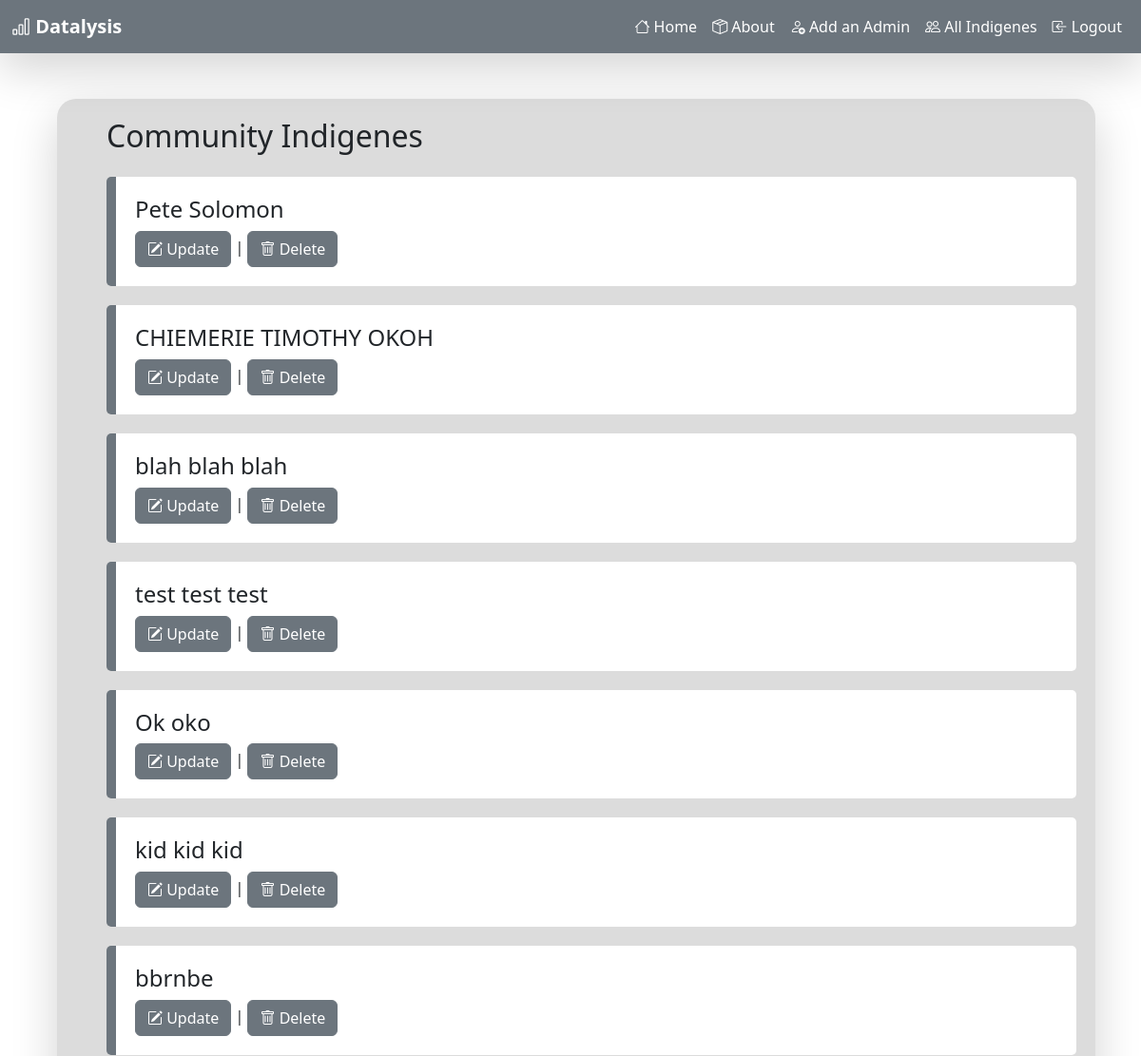
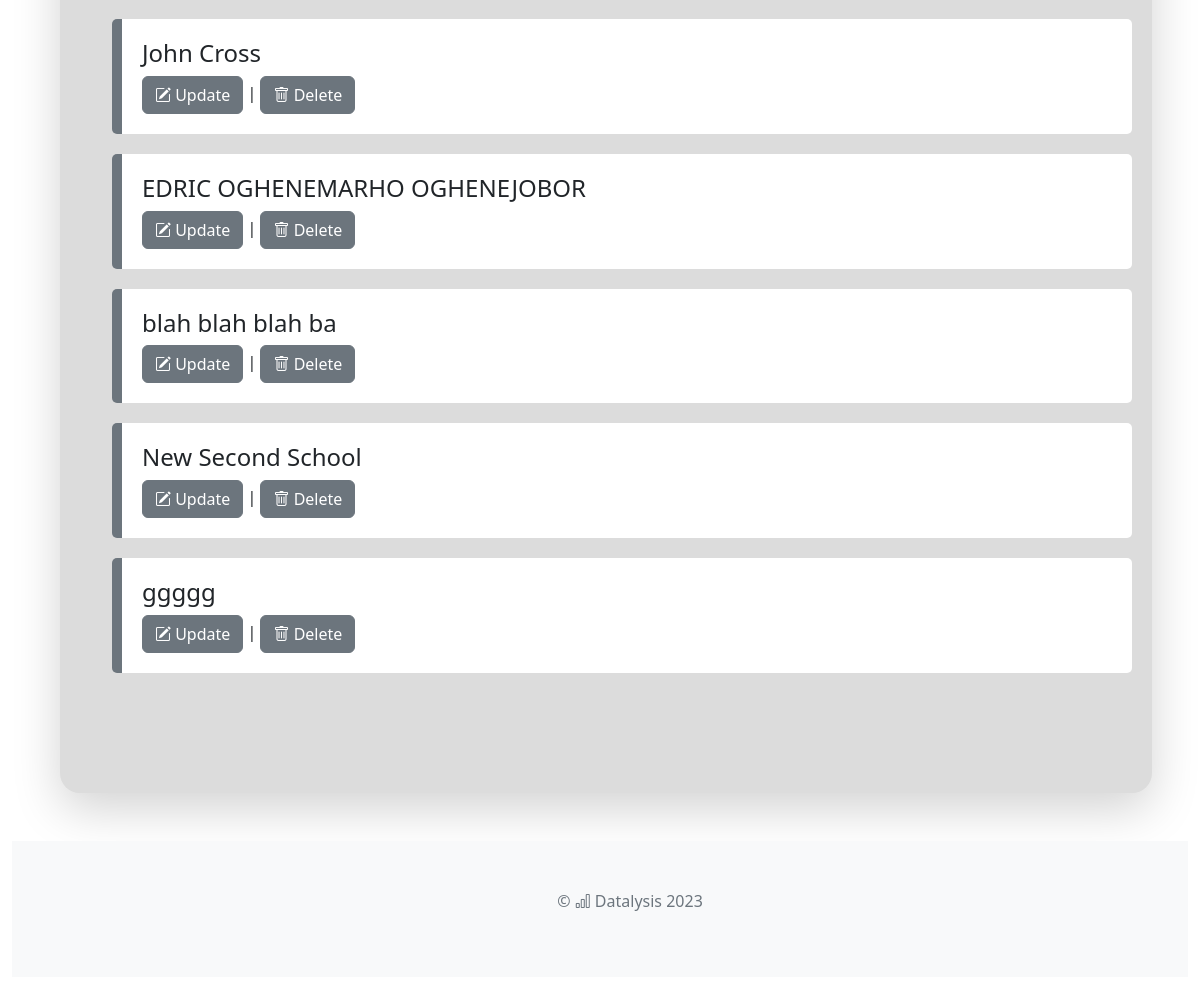
Screenshot of /census/all/ (signed in) with the database file from the repository (2 pictures, top to bottom).
### censusapp/models.py (models this page shows, shortened)
class Indigene(models.Model):
    SEX = [
        ('M', 'Male'),
        ('F', 'Female')
    ]
    full_Name = models.CharField(max_length=264, unique=True)
    date_of_Birth = models.DateField()
    age = models.IntegerField()
    gender = models.CharField(max_length=1, choices=SEX)
    alive = models.BooleanField(default=True)

### censusapp/views.py (the view)
# urls.py: path('all/', views.all_indigene, name='all_indigene'),
@login_required
def all_indigene(request):
    users_exit = check_user()
    indigenes = Indigene.objects.all()
    return render(request, 'temp/all.html', {'indigenes': indigenes, 'users_exist': users_exit})

### censusapp/views.py (called while the page is built)
def check_user():
    users = User.objects.all()
    if len(users) == 0:
        users_exit = False
    else:
        users_exit = True
    return users_exit

### censusapp/templates/temp/all.html
{% extends "temp/base.html" %}
{% block body_block %}
<div class="container my-5">
    <div class="style-2 container-fluid shadow-lg">
        <ul>
            <h2 class="mb-4">Community Indigenes</h2>
            {% for indigene in indigenes %}
                <li class="data pill">
                    <h4>{{ indigene.full_Name }}</h4>
                    <a href="{% url 'censusapp:edit' pk=indigene.pk %}" class="btn btn-secondary"><i class="bi bi-pencil-square"></i> Update</a> |
                    <a href="{% url 'censusapp:delete' pk=indigene.pk %}" class="btn btn-secondary"><i class="bi bi-trash"></i> Delete</a>
                </li>
            {% endfor %}
        </ul>
    </div>
</div>
{% endblock %}

### censusapp/templates/temp/base.html (shortened to what this page needs)
<!DOCTYPE html>
{% load static %}
<html lang="en">
<head>
	<link href="https://cdn.jsdelivr.net/npm/bootstrap@5.3.2/dist/css/bootstrap.min.css" rel="stylesheet">
	<link rel="stylesheet" href="https://cdn.jsdelivr.net/npm/bootstrap-icons@1.11.1/font/bootstrap-icons.css">
	<link rel="stylesheet" href="{% static 'css/styles.css'%}">
</head>
<nav class="navbar navbar-expand-md bg-secondary mb-5 fixed-top shadow-lg">
	<div class="container-fluid">
		<a href="{% url 'censusapp:home' %}" class="navbar-brand">
			<span class="fw-bold text-white">
				<i class="bi bi-bar-chart"></i>
				Datalysis
			</span>
		</a>
		<div class="collapse navbar-collapse justify-content-end align-center" id="main-nav">
			<ul class="navbar-nav">
				<li class="nav-item">
					<a class="nav-link text-white" aria-current="page" href="{% url 'censusapp:home' %}"><i class="bi bi-house"></i> Home</a>
				</li>
				<li class="nav-item">
					<a class="nav-link text-white" href="{% url 'censusapp:about' %}"><i class="bi bi-box-seam"></i> About</a>
				</li>
				{% if user.is_authenticated %}
					<li class="nav-item">
						<a class="nav-link text-white" href="{% url 'censusapp:register' %}"><i class="bi bi-person-add"></i> Add an Admin</a>
					</li>
					<li class="nav-item">
						<a class="nav-link text-white" href="{% url 'censusapp:all_indigene' %}"><i class="bi bi-people"></i> All Indigenes</a>
					</li>
					<li class="nav-item">
						<a class="nav-link text-white" href="{% url 'censusapp:user_logout' %}"><i class="bi bi-box-arrow-in-left"></i> Logout</a>
					</li>
				{% else %}
					<li class="nav-item">
						<a class="nav-link text-white" href="{% url 'censusapp:user_login' %}"><i class="bi bi-box-arrow-in-right"></i> Login</a>
					</li>
				{% endif %}
			</ul>
		</div>
	</div>
</nav>
<body class="container-fluid">
    <section id="body" class="mt-5">
		<div class="container-lg m-4">
			{% block body_block %}
			{% endblock %}
		</div>
	</section>
	<section class="bg-light text-secondary text-center">
		<div class="container-lg m-5 p-5">
			<p>© <i class="bi bi-bar-chart"></i> Datalysis 2023</p>
		</div>
	</section>
</body>
</html>

### censusapp/static/css/styles.css (style rules this page uses)
li { list-style:none; }
.data { padding:5px; }
body { padding-top:56px; }
.style-2 { border-radius:20px; padding: 20px 20px 100px 20px; background-color: gainsboro; }
.pill { border-left: solid 10px #6c757d; border-radius: 5px; padding: 20px; background-color: white; margin-bottom: 20px; }

### rows the page displays
Indigene: full_Name "Pete Solomon"
Indigene: full_Name "CHIEMERIE TIMOTHY OKOH"
Indigene: full_Name "blah blah blah"
Indigene: full_Name "test test test"
Indigene: full_Name "Ok oko"
Indigene: full_Name "kid kid kid"
Indigene: full_Name "bbrnbe"
Indigene: full_Name "John Cross"
Indigene: full_Name "EDRIC OGHENEMARHO OGHENEJOBOR"
Indigene: full_Name "blah blah blah ba"
Indigene: full_Name "New Second School"
Indigene: full_Name "ggggg"
